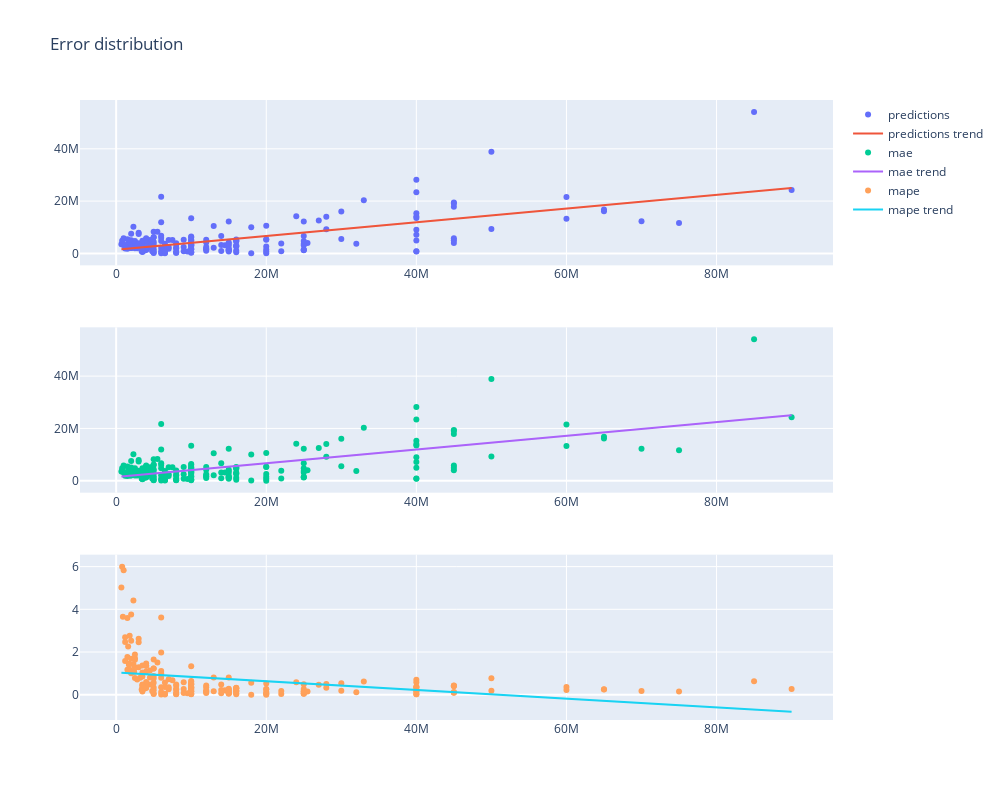

The notebook cell saved with this chart:
### Code cell
pipeline(3)

### Figure 1 — Plotly figure (JSON) as saved in the notebook; plotly's stock layout.template omitted (floating-point values rounded to 4 significant figures; data arrays with more than 128 entries replaced by an {"elided": "..."} marker saying what was removed)
{"data": [{"mode": "markers", "name": "predictions", "type": "scatter", "x": {"elided": "198 int values"}, "xaxis": "x", "y": {"elided": "198 float values"}, "yaxis": "y"}, {"mode": "lines", "name": "predictions trend", "type": "scatter", "x": {"elided": "198 int values"}, "xaxis": "x", "y": {"elided": "198 float values"}, "yaxis": "y"}, {"mode": "markers", "name": "mae", "type": "scatter", "x": {"elided": "198 int values"}, "xaxis": "x2", "y": {"elided": "198 float values"}, "yaxis": "y2"}, {"mode": "lines", "name": "mae trend", "type": "scatter", "x": {"elided": "198 int values"}, "xaxis": "x2", "y": {"elided": "198 float values"}, "yaxis": "y2"}, {"mode": "markers", "name": "mape", "type": "scatter", "x": {"elided": "198 int values"}, "xaxis": "x3", "y": {"elided": "198 float values"}, "yaxis": "y3"}, {"mode": "lines", "name": "mape trend", "type": "scatter", "x": {"elided": "198 int values"}, "xaxis": "x3", "y": {"elided": "198 float values"}, "yaxis": "y3"}], "layout": {"height": 800, "title": {"text": "Error distribution"}, "width": 1000, "xaxis": {"anchor": "y", "domain": [0, 1]}, "xaxis2": {"anchor": "y2", "domain": [0, 1]}, "xaxis3": {"anchor": "y3", "domain": [0, 1]}, "yaxis": {"anchor": "x", "domain": [0.7333, 1]}, "yaxis2": {"anchor": "x2", "domain": [0.3667, 0.6333]}, "yaxis3": {"anchor": "x3", "domain": [0, 0.2667]}}}
